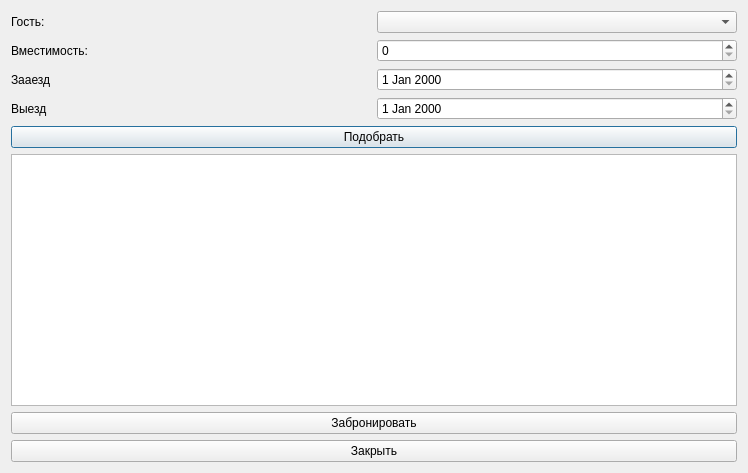
<?xml version="1.0" encoding="UTF-8"?>
<ui version="4.0">
 <class>SelectRoomDialog</class>
 <widget class="QDialog" name="SelectRoomDialog">
  <property name="geometry">
   <rect>
    <x>0</x>
    <y>0</y>
    <width>748</width>
    <height>473</height>
   </rect>
  </property>
  <property name="windowTitle">
   <string>Dialog</string>
  </property>
  <layout class="QVBoxLayout" name="verticalLayout_4">
   <item>
    <layout class="QVBoxLayout" name="verticalLayout_3">
     <item>
      <layout class="QVBoxLayout" name="verticalLayout_2">
       <item>
        <layout class="QVBoxLayout" name="verticalLayout">
         <item>
          <layout class="QHBoxLayout" name="horizontalLayout">
           <item>
            <widget class="QLabel" name="label">
             <property name="text">
              <string>Гость:</string>
             </property>
            </widget>
           </item>
           <item>
            <widget class="QComboBox" name="guestCombo"/>
           </item>
          </layout>
         </item>
         <item>
          <layout class="QHBoxLayout" name="horizontalLayout_2">
           <item>
            <widget class="QLabel" name="label_2">
             <property name="text">
              <string>Вместимость:</string>
             </property>
            </widget>
           </item>
           <item>
            <widget class="QSpinBox" name="capacitySpin"/>
           </item>
          </layout>
         </item>
        </layout>
       </item>
       <item>
        <layout class="QHBoxLayout" name="horizontalLayout_4">
         <item>
          <widget class="QLabel" name="label_3">
           <property name="text">
            <string>Зааезд</string>
           </property>
          </widget>
         </item>
         <item>
          <widget class="QDateEdit" name="checkInEdit"/>
         </item>
        </layout>
       </item>
       <item>
        <layout class="QHBoxLayout" name="horizontalLayout_3">
         <item>
          <widget class="QLabel" name="label_4">
           <property name="text">
            <string>Выезд</string>
           </property>
          </widget>
         </item>
         <item>
          <widget class="QDateEdit" name="checkOutEdit"/>
         </item>
        </layout>
       </item>
      </layout>
     </item>
     <item>
      <widget class="QPushButton" name="selectButton">
       <property name="text">
        <string>Подобрать</string>
       </property>
      </widget>
     </item>
    </layout>
   </item>
   <item>
    <widget class="QTableView" name="resultsTable"/>
   </item>
   <item>
    <widget class="QPushButton" name="bookButton">
     <property name="text">
      <string>Забронировать</string>
     </property>
    </widget>
   </item>
   <item>
    <widget class="QPushButton" name="closeButton">
     <property name="text">
      <string>Закрыть</string>
     </property>
    </widget>
   </item>
  </layout>
 </widget>
 <resources/>
 <connections/>
</ui>
